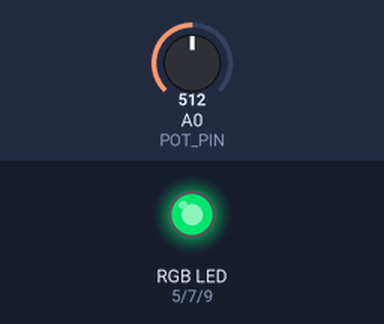
The sketch below on a simulated Arduino Uno, built with avr-gcc and run on an emulated ATmega328P. Parts: an RGB LED mixed from three pins (HIGH = lit). The inputs (shaded band) are chosen by the test bench; at power-on: A0 (POT_PIN) = 512. Dim RGB values are drawn brighter than linear.

Above: at 1.2 s.
1.3 s: A0 (POT_PIN) set to 716
At 2.4 s:
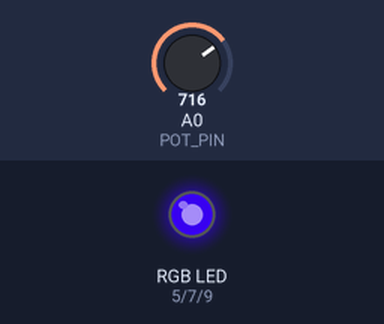
2.8 s: A0 (POT_PIN) set to 900
At 3.6 s:
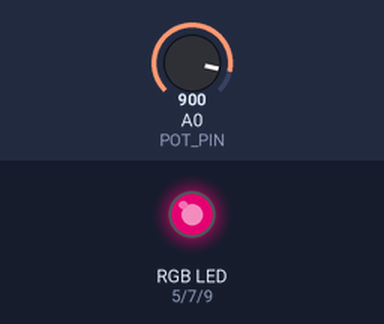
4.3 s: A0 (POT_PIN) set to 1023
At 5.0 s:
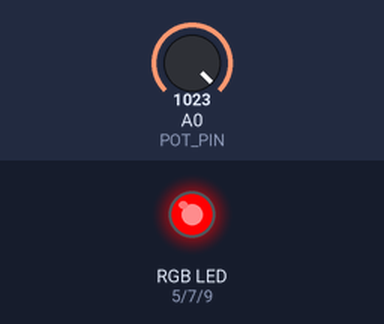
5.8 s: A0 (POT_PIN) set to 511
At 6.8 s:
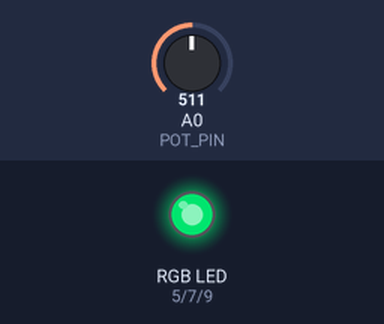
7.3 s: A0 (POT_PIN) set to 306
At 8.1 s:
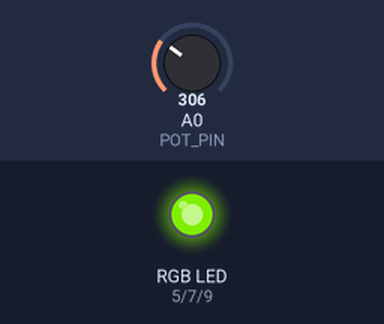
Timing chart, 0 to 9.8 s (numbered marks = the images above; inputs shaded):
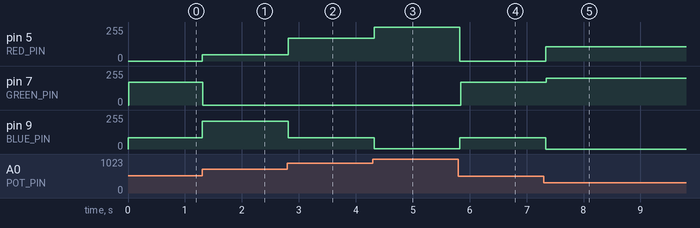

The sketch:

led_controller_hsv.ino
```cpp
#include <FastLED.h>
#include <SoftPWM.h>
#define RED_PIN 5 // PB0, hardware PWM
#define GREEN_PIN 7 // PB1, hardware PWM
#define BLUE_PIN 9 //PB2, software PWM
#define POT_PIN A0

#define NUM_LEDS 1  //num of LEDS (1 for the RGB strip)

CRGB leds[NUM_LEDS];  //define array to hold LED data
int hue = 170;
//CRGB colors = CRGB(20, 0, 20);
int DURATION = 1000; //how long leds stay on before fading out
int FADE_TIME = 14;

void setup() {
  // put your setup code here, to run once:
  pinMode(RED_PIN, OUTPUT);
  pinMode(GREEN_PIN, OUTPUT);
  pinMode(BLUE_PIN, OUTPUT);
  pinMode(POT_PIN, INPUT);

  // init software pwm on BLUE_PIN
  SoftPWMBegin();
  SoftPWMSet(GREEN_PIN, 0);

  //init FastLED w dummy data pin
  FastLED.addLeds<NEOPIXEL,6>(leds, NUM_LEDS);
}

void loop() {
  Serial.begin(9600);
  int potVal = analogRead(POT_PIN);
  uint8_t hue = map(potVal, 0, 1023, 0, 255);

  leds[0] = CHSV(hue, 255, 255);
  applyColor();
  delay(50);
/*
  for (int i = 0; i <= 255; i++) {
    fadeIn(i);
    delay(DURATION);
    Serial.println("HSV Value: " + String(i));


  }
  */
  //fadeOut(hue);
  //delay(DURATION);

}

void fadeIn(int hue) {
  //fade in
  for (int brightness = 0; brightness <= 255; brightness++) {
    leds[0] = CHSV(hue, 255, brightness);
    //leds[0].fadeLightBy(255 - brightness);
    applyColor();
    delay(FADE_TIME);
  }
}

void fadeOut(int hue) {
  //fade out
  for (int brightness = 255; brightness >= 0; brightness--) {
    leds[0] = CHSV(hue, 255, brightness);
    //leds[0].fadeLightBy(255 - brightness);
    applyColor();
    delay(FADE_TIME);
  }
}

void applyColor() {
  //extract RGB values
  int redBrightness = leds[0].r;
  int greenBrightness = leds[0].g;
  int blueBrightness = leds[0].b;

  //apply brightness value to leds
  analogWrite(RED_PIN, redBrightness);
  SoftPWMSet(GREEN_PIN, greenBrightness);
  analogWrite(BLUE_PIN, blueBrightness);
}
```

Measured:
- after the input at 1.3 s, pin 5 (RED_PIN): 0/255 → 48/255 at once; pin 7 (GREEN_PIN): 172/255 → 0/255 at once; pin 9 (BLUE_PIN): 83/255 → 207/255 at once
- after the input at 2.8 s, pin 5 (RED_PIN): 48/255 → 170/255 at once; pin 9 (BLUE_PIN): 207/255 → 85/255 at once
- after the input at 4.3 s, pin 5 (RED_PIN): 170/255 → 253/255 at once; pin 9 (BLUE_PIN): 85/255 → 2/255 at once
- after the input at 5.8 s, pin 5 (RED_PIN): 253/255 → 0/255 at once; pin 7 (GREEN_PIN): 0/255 → 172/255 at once; pin 9 (BLUE_PIN): 2/255 → 83/255 at once
- after the input at 7.3 s, pin 5 (RED_PIN): 0/255 → 107/255 at once; pin 7 (GREEN_PIN): 172/255 → 202/255 at once; pin 9 (BLUE_PIN): 83/255 → 0/255 at once
